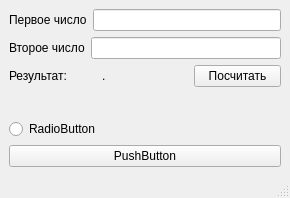
<?xml version="1.0" encoding="UTF-8"?>
<ui version="4.0">
 <class>MainWindow</class>
 <widget class="QMainWindow" name="MainWindow">
  <property name="geometry">
   <rect>
    <x>0</x>
    <y>0</y>
    <width>290</width>
    <height>198</height>
   </rect>
  </property>
  <property name="windowTitle">
   <string>MainWindow</string>
  </property>
  <widget class="QWidget" name="centralwidget">
   <layout class="QVBoxLayout" name="verticalLayout">
    <item>
     <layout class="QHBoxLayout" name="horizontalLayout">
      <item>
       <widget class="QLabel" name="label">
        <property name="text">
         <string>Первое число</string>
        </property>
       </widget>
      </item>
      <item>
       <widget class="QLineEdit" name="lineEdit_1"/>
      </item>
     </layout>
    </item>
    <item>
     <layout class="QHBoxLayout" name="horizontalLayout_2">
      <item>
       <widget class="QLabel" name="label_2">
        <property name="text">
         <string>Второе число</string>
        </property>
       </widget>
      </item>
      <item>
       <widget class="QLineEdit" name="lineEdit_2"/>
      </item>
     </layout>
    </item>
    <item>
     <layout class="QHBoxLayout" name="horizontalLayout_3">
      <item>
       <widget class="QLabel" name="label_3">
        <property name="text">
         <string>Результат:</string>
        </property>
       </widget>
      </item>
      <item>
       <widget class="QLabel" name="label_result">
        <property name="text">
         <string>.</string>
        </property>
       </widget>
      </item>
      <item>
       <widget class="QPushButton" name="pushButton">
        <property name="text">
         <string>Посчитать</string>
        </property>
       </widget>
      </item>
     </layout>
    </item>
    <item>
     <spacer name="verticalSpacer">
      <property name="orientation">
       <enum>Qt::Vertical</enum>
      </property>
      <property name="sizeHint" stdset="0">
       <size>
        <width>20</width>
        <height>40</height>
       </size>
      </property>
     </spacer>
    </item>
    <item>
     <widget class="QRadioButton" name="radioButton">
      <property name="text">
       <string>RadioButton</string>
      </property>
     </widget>
    </item>
    <item>
     <widget class="QPushButton" name="pushButton_2">
      <property name="text">
       <string>PushButton</string>
      </property>
     </widget>
    </item>
   </layout>
  </widget>
  <widget class="QMenuBar" name="menubar">
   <property name="geometry">
    <rect>
     <x>0</x>
     <y>0</y>
     <width>290</width>
     <height>21</height>
    </rect>
   </property>
  </widget>
  <widget class="QStatusBar" name="statusbar"/>
 </widget>
 <resources/>
 <connections/>
</ui>
